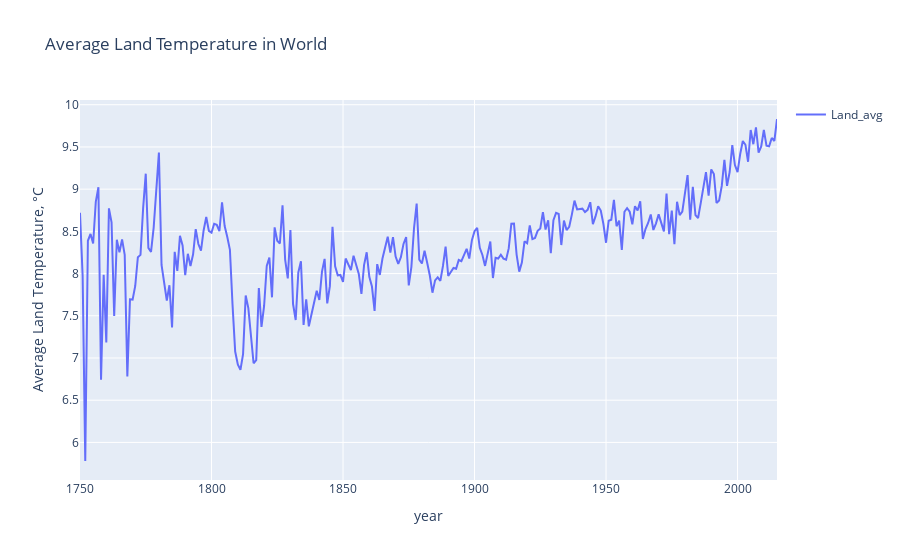
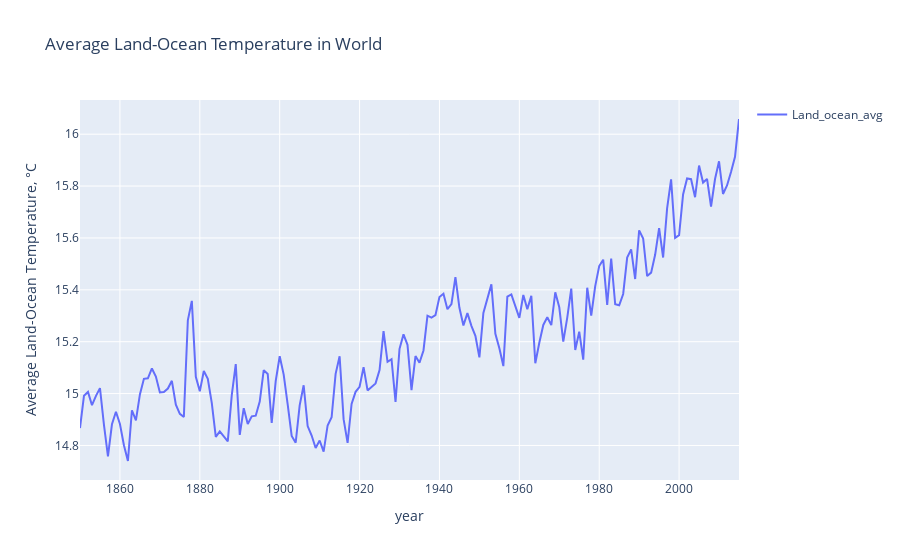

The code cell stored with these charts, in order, in its notebook:
### Code cell
Land_avg=go.Scatter(x=df1['Year'],y=df1['LandAverageTemperature'],mode='lines',name='Land_avg')
Land_ocean_avg=go.Scatter(x=df2['Year'],y=df2['LandOceanAverageTemperature'],mode='lines',name='Land_ocean_avg')
data1=[Land_avg]
data2=[Land_ocean_avg]
layout = go.Layout(
    xaxis=dict(title='year'),
    yaxis=dict(title='Average Land Temperature, °C'),
    title='Average Land Temperature in World',
    showlegend = True)

fig1 = go.Figure(data=data1, layout=layout)
py.iplot(fig1);
layout = go.Layout(
    xaxis=dict(title='year'),
    yaxis=dict(title='Average Land-Ocean Temperature, °C'),
    title='Average Land-Ocean Temperature in World',
    showlegend = True)

fig2 = go.Figure(data=data2, layout=layout)
py.iplot(fig2);

### Figure 1 — Plotly figure (JSON) as saved in the notebook; plotly's stock layout.template omitted (floating-point values rounded to 4 significant figures; data arrays with more than 128 entries replaced by an {"elided": "..."} marker saying what was removed)
{"data": [{"mode": "lines", "name": "Land_avg", "type": "scatter", "x": {"elided": "266 str values"}, "y": {"elided": "266 float values"}}], "layout": {"showlegend": true, "title": {"text": "Average Land Temperature in World"}, "xaxis": {"title": {"text": "year"}}, "yaxis": {"title": {"text": "Average Land Temperature, °C"}}}}

### Figure 2 — Plotly figure (JSON) as saved in the notebook; plotly's stock layout.template omitted (floating-point values rounded to 4 significant figures; data arrays with more than 128 entries replaced by an {"elided": "..."} marker saying what was removed)
{"data": [{"mode": "lines", "name": "Land_ocean_avg", "type": "scatter", "x": {"elided": "166 str values"}, "y": {"elided": "166 float values"}}], "layout": {"showlegend": true, "title": {"text": "Average Land-Ocean Temperature in World"}, "xaxis": {"title": {"text": "year"}}, "yaxis": {"title": {"text": "Average Land-Ocean Temperature, °C"}}}}
